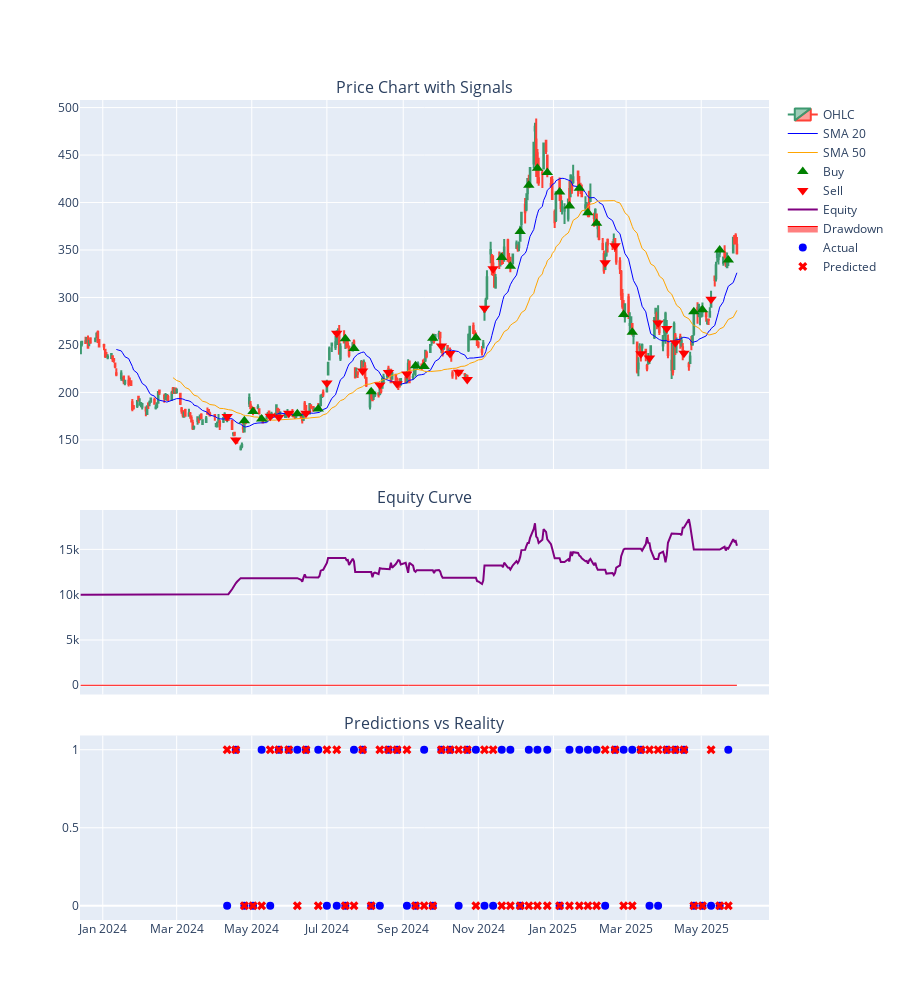

This figure's notebook cell:
### Code cell
import os
import numpy as np
import pandas as pd
import plotly.graph_objects as go
from plotly.subplots import make_subplots
from tensorflow.keras.models import load_model
from tensorflow.keras.preprocessing.image import load_img, img_to_array
from tensorflow.keras.applications.resnet import preprocess_input
from backtesting import Backtest, Strategy
from datetime import datetime, timedelta
import warnings
warnings.filterwarnings('ignore')

# === CONFIGURATION ===
class Config:
    IMG_SIZE = (224, 224)
    SEQ_LEN = 5
    MODEL_PATH = "models/end2end_model_20250530_203710.keras"
    DATA_PATH = "tesla_ohlcv_365jours.csv"
    SEQUENCES_DIR = "dataset_auto/sequences"
    DAYS_PER_IMAGE = 20
    STRIDE = 5
    INITIAL_CASH = 10000
    COMMISSION = 0.002
    SLIPPAGE = 0.001
    STOP_LOSS = 0.10
    TAKE_PROFIT = 0.20
    RISK_FREE_RATE = 0.0

# === FONCTION POUR GÉNÉRER LES SIGNAUX ===
def generate_signals(df):
    """Génère les signaux à partir du modèle de deep learning"""
    print("🔮 Chargement du modèle et génération des signaux...")
    
    try:
        model = load_model(Config.MODEL_PATH)
        df['Signal'] = -1  # -1 = pas de signal, 0 = buy, 1 = sell
        predictions = []
        actuals = []
        prediction_dates = []
        
        # Vérification de l'existence des dossiers
        if not os.path.exists(Config.SEQUENCES_DIR):
            raise FileNotFoundError(f"Le dossier {Config.SEQUENCES_DIR} n'existe pas")
        
        for trend_dir in ['uptrend', 'downtrend']:
            dir_path = os.path.join(Config.SEQUENCES_DIR, trend_dir)
            if not os.path.exists(dir_path):
                print(f"Attention: dossier {dir_path} non trouvé")
                continue
                
            for seq_folder in sorted(os.listdir(dir_path), key=lambda x: int(x.split('_')[1])):
                seq_path = os.path.join(dir_path, seq_folder)
                if not os.path.isdir(seq_path):
                    continue
                
                # Chargement des images
                sequence = []
                valid_sequence = True
                for i in range(Config.SEQ_LEN):
                    img_path = os.path.join(seq_path, f'img_{i}.png')
                    if not os.path.exists(img_path):
                        valid_sequence = False
                        break
                        
                    try:
                        img = load_img(img_path, target_size=Config.IMG_SIZE)
                        img = img_to_array(img)
                        img = preprocess_input(img)
                        sequence.append(img)
                    except Exception as e:
                        print(f"Erreur traitement image {img_path}: {str(e)}")
                        valid_sequence = False
                        break
                
                if valid_sequence and len(sequence) == Config.SEQ_LEN:
                    try:
                        # Prédiction du modèle
                        seq_array = np.expand_dims(np.array(sequence), axis=0)
                        prediction = model.predict(seq_array, verbose=0)
                        signal = np.argmax(prediction)
                        
                        # Correspondance avec les données financières
                        seq_idx = int(seq_folder.split('_')[1])
                        candle_idx = seq_idx * Config.STRIDE + (Config.SEQ_LEN - 1) * Config.DAYS_PER_IMAGE
                        
                        if candle_idx < len(df):
                            df.iloc[candle_idx, df.columns.get_loc('Signal')] = signal
                            
                            # Stocker pour évaluation
                            predictions.append(signal)
                            actual = 0 if df.iloc[candle_idx]['Close'] > df.iloc[candle_idx-1]['Close'] else 1
                            actuals.append(actual)
                            prediction_dates.append(df.index[candle_idx])
                        else:
                            print(f"Index {candle_idx} hors limites pour la séquence {seq_folder}")
                    except Exception as e:
                        print(f"Erreur lors de la prédiction pour {seq_folder}: {str(e)}")
    
    except Exception as e:
        print(f"Erreur critique dans generate_signals: {str(e)}")
        raise
    
    # Vérification qu'on a bien généré des signaux
    if len(predictions) == 0:
        raise ValueError("Aucun signal généré - vérifiez vos données et chemins d'accès")
    
    return df, predictions, actuals, prediction_dates

# === STRATÉGIE AMÉLIORÉE ===
class MLStrategy(Strategy):
    stop_loss_pct = Config.STOP_LOSS
    take_profit_pct = Config.TAKE_PROFIT
    
    def init(self):
        close_prices = np.array(self.data.Close)
        self.sma20 = self.I(SMA, close_prices, 20, name='SMA20')
        self.sma50 = self.I(SMA, close_prices, 50, name='SMA50')
        self.signal = np.array(self.data.Signal)
        
        # Vérification des signaux
        if len(np.unique(self.signal)) == 1 and self.signal[0] == -1:
            raise ValueError("Aucun signal valide trouvé - vérifiez la génération des signaux")
    
    def next(self):
        current_idx = len(self.data.Close) - 1
        
        # Conditions de trading avec filtres SMA
        long_cond = (self.signal[current_idx] == 0) and (self.sma20[current_idx] > self.sma50[current_idx])
        short_cond = (self.signal[current_idx] == 1) and (self.sma20[current_idx] < self.sma50[current_idx])
        
        if not self.position:
            price = self.data.Close[-1]
            if long_cond:
                self.buy(sl=price*(1-self.stop_loss_pct), tp=price*(1+self.take_profit_pct))
            elif short_cond:
                self.sell(sl=price*(1+self.stop_loss_pct), tp=price*(1-self.take_profit_pct))
        else:
            if self.position.is_long and self.signal[current_idx] == 1:
                self.position.close()
            elif self.position.is_short and self.signal[current_idx] == 0:
                self.position.close()

# === BACKTEST COMPLET ===
def run_backtest():
    try:
        print("📊 Chargement des données...")
        # Chargement avec vérification
        if not os.path.exists(Config.DATA_PATH):
            raise FileNotFoundError(f"Fichier {Config.DATA_PATH} introuvable")
        
        df = pd.read_csv(Config.DATA_PATH, parse_dates=['datetime'])
        if df.empty:
            raise ValueError("Le fichier de données est vide")
        
        # Nettoyage des données
        required_cols = ['datetime', 'open', 'high', 'low', 'close', 'volume']
        if not all(col in df.columns for col in required_cols):
            raise ValueError("Colonnes manquantes dans les données")
        
        df.rename(columns={
            'datetime': 'Date',
            'open': 'Open', 
            'high': 'High',
            'low': 'Low', 
            'close': 'Close', 
            'volume': 'Volume'
        }, inplace=True)
        
        df.sort_values('Date', inplace=True)
        df.set_index('Date', inplace=True)
        
        # Vérification de la plage de dates
        if len(df) < Config.SEQ_LEN * Config.DAYS_PER_IMAGE:
            raise ValueError("Données insuffisantes pour la longueur de séquence configurée")
        
        # Génération des signaux
        df, predictions, actuals, prediction_dates = generate_signals(df)
        
        # Calcul des indicateurs
        df['SMA20'] = SMA(df['Close'], 20)
        df['SMA50'] = SMA(df['Close'], 50)
        
        print("\n🧪 Lancement du backtest...")
        bt = Backtest(df, MLStrategy,
                     cash=Config.INITIAL_CASH,
                     commission=Config.COMMISSION)
        
        results = bt.run()
        
        # Affichage des résultats
        print("\n✅ Backtest terminé avec succès!")
        print(f"Return final: {(results['Equity Final [$]'] - Config.INITIAL_CASH)/Config.INITIAL_CASH*100:.2f}%")
        print(f"Nombre de trades: {len(results['_trades'])}")
        
        # Visualisation
        equity_curve = pd.DataFrame({'Equity': results['_equity_curve']['Equity']})
        plot_results(df, equity_curve, predictions, actuals, prediction_dates)
        
    except Exception as e:
        print(f"\n❌ ERREUR CRITIQUE: {str(e)}")
        print("Problèmes possibles:")
        print("- Chemins d'accès incorrects aux fichiers")
        print("- Données manquantes ou corrompues")
        print("- Modèle incompatible")
        print("- Paramètres de séquence inadaptés à vos données")

if __name__ == '__main__':
    run_backtest()

### Figure 1 — Plotly figure (JSON) as saved in the notebook; plotly's stock layout.template omitted (floating-point values rounded to 4 significant figures; data arrays with more than 128 entries replaced by an {"elided": "..."} marker saying what was removed)
{"data": [{"close": {"elided": "365 float values"}, "high": {"elided": "365 float values"}, "low": {"elided": "365 float values"}, "name": "OHLC", "open": {"elided": "365 float values"}, "type": "candlestick", "x": {"elided": "365 str values"}, "xaxis": "x", "yaxis": "y"}, {"line": {"color": "blue", "width": 1}, "name": "SMA 20", "type": "scatter", "x": {"elided": "365 str values"}, "xaxis": "x", "y": {"elided": "365 float values"}, "yaxis": "y"}, {"line": {"color": "orange", "width": 1}, "name": "SMA 50", "type": "scatter", "x": {"elided": "365 str values"}, "xaxis": "x", "y": {"elided": "365 float values"}, "yaxis": "y"}, {"marker": {"color": "green", "size": 10, "symbol": "triangle-up"}, "mode": "markers", "name": "Buy", "type": "scatter", "x": ["2024-04-25T00:00:00.000000000", "2024-05-02T00:00:00.000000000", "2024-05-09T00:00:00.000000000", "2024-06-07T00:00:00.000000000", "2024-06-24T00:00:00.000000000", "2024-07-16T00:00:00.000000000", "2024-07-23T00:00:00.000000000", "2024-08-06T00:00:00.000000000", "2024-09-11T00:00:00.000000000", "2024-09-18T00:00:00.000000000", "2024-09-25T00:00:00.000000000", "2024-10-30T00:00:00.000000000", "2024-11-20T00:00:00.000000000", "2024-11-27T00:00:00.000000000", "2024-12-05T00:00:00.000000000", "2024-12-12T00:00:00.000000000", "2024-12-19T00:00:00.000000000", "2024-12-27T00:00:00.000000000", "2025-01-06T00:00:00.000000000", "2025-01-14T00:00:00.000000000", "2025-01-22T00:00:00.000000000", "2025-01-29T00:00:00.000000000", "2025-02-05T00:00:00.000000000", "2025-02-27T00:00:00.000000000", "2025-03-06T00:00:00.000000000", "2025-04-25T00:00:00.000000000", "2025-05-02T00:00:00.000000000", "2025-05-16T00:00:00.000000000", "2025-05-23T00:00:00.000000000"], "xaxis": "x", "y": [170.2, 180.0, 172.0, 177.5, 182.6, 256.6, 246.4, 200.6, 228.1, 227.2, 257.0, 257.5, 342.0, 332.9, 369.5, 418.1, 436.2, 431.7, 411.0, 396.4, 415.1, 389.1, 378.2, 282.0, 263.5, 285.0, 287.2, 350.0, 339.3], "yaxis": "y"}, {"marker": {"color": "red", "size": 10, "symbol": "triangle-down"}, "mode": "markers", "name": "Sell", "type": "scatter", "x": ["2024-04-11T00:00:00.000000000", "2024-04-18T00:00:00.000000000", "2024-05-16T00:00:00.000000000", "2024-05-23T00:00:00.000000000", "2024-05-31T00:00:00.000000000", "2024-06-14T00:00:00.000000000", "2024-07-01T00:00:00.000000000", "2024-07-09T00:00:00.000000000", "2024-07-30T00:00:00.000000000", "2024-08-13T00:00:00.000000000", "2024-08-20T00:00:00.000000000", "2024-08-27T00:00:00.000000000", "2024-09-04T00:00:00.000000000", "2024-10-02T00:00:00.000000000", "2024-10-09T00:00:00.000000000", "2024-10-16T00:00:00.000000000", "2024-10-23T00:00:00.000000000", "2024-11-06T00:00:00.000000000", "2024-11-13T00:00:00.000000000", "2025-02-12T00:00:00.000000000", "2025-02-20T00:00:00.000000000", "2025-03-13T00:00:00.000000000", "2025-03-20T00:00:00.000000000", "2025-03-27T00:00:00.000000000", "2025-04-03T00:00:00.000000000", "2025-04-10T00:00:00.000000000", "2025-04-17T00:00:00.000000000", "2025-05-09T00:00:00.000000000"], "xaxis": "x", "y": [174.6, 149.9, 174.8, 173.7, 178.1, 178.0, 209.9, 262.3, 222.6, 207.8, 221.1, 209.2, 219.4, 249.0, 241.1, 221.3, 213.6, 288.5, 330.2, 336.5, 354.4, 240.7, 236.3, 273.1, 267.3, 252.4, 241.4, 298.3], "yaxis": "y"}, {"line": {"color": "purple", "width": 2}, "name": "Equity", "type": "scatter", "x": {"elided": "365 str values"}, "xaxis": "x2", "y": {"elided": "365 float values"}, "yaxis": "y2"}, {"fill": "tozeroy", "line": {"color": "red", "width": 1}, "name": "Drawdown", "type": "scatter", "x": {"elided": "365 str values"}, "xaxis": "x2", "y": {"elided": "365 float values"}, "yaxis": "y2"}, {"marker": {"color": "blue", "size": 8}, "mode": "markers", "name": "Actual", "type": "scatter", "x": ["2024-04-18T00:00:00", "2024-05-16T00:00:00", "2024-06-14T00:00:00", "2024-06-24T00:00:00", "2024-07-16T00:00:00", "2024-08-20T00:00:00", "2024-09-04T00:00:00", "2024-09-11T00:00:00", "2024-09-18T00:00:00", "2024-09-25T00:00:00", "2024-10-02T00:00:00", "2024-10-16T00:00:00", "2024-10-30T00:00:00", "2024-11-06T00:00:00", "2024-11-20T00:00:00", "2024-11-27T00:00:00", "2024-12-05T00:00:00", "2024-12-12T00:00:00", "2025-01-06T00:00:00", "2025-01-14T00:00:00", "2025-01-29T00:00:00", "2025-02-12T00:00:00", "2025-02-20T00:00:00", "2025-02-27T00:00:00", "2025-03-06T00:00:00", "2025-03-27T00:00:00", "2025-04-03T00:00:00", "2025-04-17T00:00:00", "2024-04-11T00:00:00", "2024-04-25T00:00:00", "2024-05-02T00:00:00", "2024-05-09T00:00:00", "2024-05-23T00:00:00", "2024-05-31T00:00:00", "2024-06-07T00:00:00", "2024-07-01T00:00:00", "2024-07-09T00:00:00", "2024-07-23T00:00:00", "2024-07-30T00:00:00", "2024-08-06T00:00:00", "2024-08-13T00:00:00", "2024-08-27T00:00:00", "2024-10-09T00:00:00", "2024-10-23T00:00:00", "2024-11-13T00:00:00", "2024-12-19T00:00:00", "2024-12-27T00:00:00", "2025-01-22T00:00:00", "2025-02-05T00:00:00", "2025-03-13T00:00:00", "2025-03-20T00:00:00", "2025-04-10T00:00:00", "2025-04-25T00:00:00", "2025-05-02T00:00:00", "2025-05-09T00:00:00", "2025-05-16T00:00:00", "2025-05-23T00:00:00"], "xaxis": "x3", "y": [1, 0, 1, 1, 0, 1, 0, 0, 1, 0, 1, 0, 1, 0, 1, 1, 0, 1, 0, 1, 1, 0, 1, 1, 1, 0, 1, 1, 0, 0, 0, 1, 1, 1, 1, 0, 0, 1, 1, 0, 0, 1, 1, 1, 0, 1, 1, 1, 1, 1, 0, 1, 0, 0, 0, 0, 1], "yaxis": "y3"}, {"marker": {"color": "red", "size": 8, "symbol": "x"}, "mode": "markers", "name": "Predicted", "type": "scatter", "x": ["2024-04-18T00:00:00", "2024-05-16T00:00:00", "2024-06-14T00:00:00", "2024-06-24T00:00:00", "2024-07-16T00:00:00", "2024-08-20T00:00:00", "2024-09-04T00:00:00", "2024-09-11T00:00:00", "2024-09-18T00:00:00", "2024-09-25T00:00:00", "2024-10-02T00:00:00", "2024-10-16T00:00:00", "2024-10-30T00:00:00", "2024-11-06T00:00:00", "2024-11-20T00:00:00", "2024-11-27T00:00:00", "2024-12-05T00:00:00", "2024-12-12T00:00:00", "2025-01-06T00:00:00", "2025-01-14T00:00:00", "2025-01-29T00:00:00", "2025-02-12T00:00:00", "2025-02-20T00:00:00", "2025-02-27T00:00:00", "2025-03-06T00:00:00", "2025-03-27T00:00:00", "2025-04-03T00:00:00", "2025-04-17T00:00:00", "2024-04-11T00:00:00", "2024-04-25T00:00:00", "2024-05-02T00:00:00", "2024-05-09T00:00:00", "2024-05-23T00:00:00", "2024-05-31T00:00:00", "2024-06-07T00:00:00", "2024-07-01T00:00:00", "2024-07-09T00:00:00", "2024-07-23T00:00:00", "2024-07-30T00:00:00", "2024-08-06T00:00:00", "2024-08-13T00:00:00", "2024-08-27T00:00:00", "2024-10-09T00:00:00", "2024-10-23T00:00:00", "2024-11-13T00:00:00", "2024-12-19T00:00:00", "2024-12-27T00:00:00", "2025-01-22T00:00:00", "2025-02-05T00:00:00", "2025-03-13T00:00:00", "2025-03-20T00:00:00", "2025-04-10T00:00:00", "2025-04-25T00:00:00", "2025-05-02T00:00:00", "2025-05-09T00:00:00", "2025-05-16T00:00:00", "2025-05-23T00:00:00"], "xaxis": "x3", "y": [1, 1, 1, 0, 0, 1, 1, 0, 0, 0, 1, 1, 0, 1, 0, 0, 0, 0, 0, 0, 0, 1, 1, 0, 0, 1, 1, 1, 1, 0, 0, 0, 1, 1, 0, 1, 1, 0, 1, 0, 1, 1, 1, 1, 1, 0, 0, 0, 0, 1, 1, 1, 0, 0, 1, 0, 0], "yaxis": "y3"}], "layout": {"annotations": [{"font": {"size": 16}, "showarrow": false, "text": "Price Chart with Signals", "x": 0.5, "xanchor": "center", "xref": "paper", "y": 1, "yanchor": "bottom", "yref": "paper"}, {"font": {"size": 16}, "showarrow": false, "text": "Equity Curve", "x": 0.5, "xanchor": "center", "xref": "paper", "y": 0.5, "yanchor": "bottom", "yref": "paper"}, {"font": {"size": 16}, "showarrow": false, "text": "Predictions vs Reality", "x": 0.5, "xanchor": "center", "xref": "paper", "y": 0.225, "yanchor": "bottom", "yref": "paper"}], "height": 1000, "hovermode": "x unified", "showlegend": true, "xaxis": {"anchor": "y", "domain": [0, 1], "matches": "x3", "rangeslider": {"visible": false}, "showticklabels": false}, "xaxis2": {"anchor": "y2", "domain": [0, 1], "matches": "x3", "showticklabels": false}, "xaxis3": {"anchor": "y3", "domain": [0, 1]}, "yaxis": {"anchor": "x", "domain": [0.55, 1]}, "yaxis2": {"anchor": "x2", "domain": [0.275, 0.5]}, "yaxis3": {"anchor": "x3", "domain": [0, 0.225]}}}
